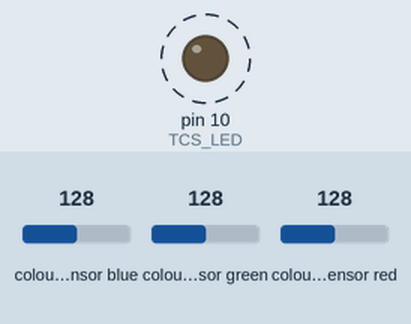
Simulated run of this sketch. Board: Arduino Uno, built with avr-gcc and run on an emulated ATmega328P. Shown: output pins drawn as LEDs (lit = HIGH). Wiring (inferred from the names in the program): TCS3200 colour sensor: output pin 8; S2 pin 6; S3 pin 7; S0 pin 4; S1 pin 5. Dashed ring = blinking. Inputs (shaded band) come from the test bench; at power-on: colour sensor blue 128, colour sensor green 128, colour sensor red 128. Pins used as bus, display or sensor lines are not drawn; what the sketch prints to the serial monitor is not drawn.

Above: at 0.03 s.
Timing chart, 0 to 3.0 s (numbered marks = the images above):
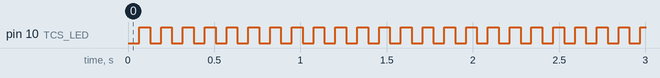

Measured:
- by itself, pin 10 (TCS_LED): alternates HIGH for 0.06 s and LOW for 0.06 s

The sketch:

ColorClassifier.ino
```cpp
// Live cyan-vs-black disc classifier for the TCS3200 using LED ambient
// subtraction + a simple BLUE-channel threshold — the same read the P.A.R.
// scan now uses (see ../../Arduino Code/PARMain/PARMain.ino). The old tiny
// ternary transformer model is gone: with the LED illumination bank the two
// faces separate by ~10x on the BLUE channel, so a fixed cut is all that's
// needed. classifier.h / model_weights.h remain on disk but are unreferenced.
//
// Each loop does one ambient-subtracted read: a 5-frame RGBC average with the
// LEDs OFF (ambient) subtracted from a 5-frame average with the LEDs ON (lit),
// so room light cancels and the reading depends only on the disc + our LEDs.
// It thresholds the BLUE channel and prints timing + the FRONT/displayed color.

const unsigned long CYCLE_US = 30000UL;  // ~33 Hz reporting

const int TCS_S0  = 4;
const int TCS_S1  = 5;
const int TCS_S2  = 6;
const int TCS_S3  = 7;
const int TCS_OUT = 8;
const int TCS_LED = 10;  // illumination bank (NPN base); HIGH = on

// S2/S3 select the photodiode filter bank.
//
// These labels name the filter that is PHYSICALLY selected. The S2/S3 lines are
// crossed on this rig, so the datasheet's (S2,S3) -> filter table does not hold
// for values 1 and 2 -- the value assignments below already account for that.
// Everything downstream then reads straight: `b` holds blue, `c` holds clear,
// and classifyDisc thresholds `b`.
//
// !! classifyDisc MUST THRESHOLD BLUE. Blue separates the cyan disc face from
// !! the black one by 10.22x; CLEAR manages only 2.22x, so reading CLEAR would
// !! cut usable margin from 2.17x each way to 1.24x. These two values encode the
// !! wiring, so if S2/S3 are ever rewired straight they must move with it.
enum TcsFilter {
  TCS_RED = 0,    // commanded S2=L,S3=L -> RED
  TCS_CLEAR = 1,  // commanded S2=L,S3=H -> CLEAR (datasheet says BLUE)
  TCS_BLUE = 2,   // commanded S2=H,S3=L -> BLUE  (datasheet says CLEAR)
  TCS_GREEN = 3   // commanded S2=H,S3=H -> GREEN
};

static inline void tcsSelect(TcsFilter f) {
  digitalWrite(TCS_S2, (f & 0x02) ? HIGH : LOW);
  digitalWrite(TCS_S3, (f & 0x01) ? HIGH : LOW);
}

static inline unsigned long tcsReadFrequencyHz() {
  unsigned long halfUs = pulseIn(TCS_OUT, HIGH, 100000UL);
  if (halfUs == 0) return 0;
  return 500000UL / halfUs;
}

// Average 5 consecutive RGBC frames (2ms-paced) at the current head position and
// current illumination. Called twice per read by readAmbientSubtracted() — once
// LEDs-off, once LEDs-on.
void tcsReadRGBC(unsigned long& r, unsigned long& g,
                 unsigned long& b, unsigned long& c) {
  uint32_t sr = 0, sg = 0, sb = 0, sc = 0;
  for (int i = 0; i < 5; i++) {
    tcsSelect(TCS_RED);   delay(2); sr += tcsReadFrequencyHz();
    tcsSelect(TCS_GREEN); delay(2); sg += tcsReadFrequencyHz();
    tcsSelect(TCS_CLEAR); delay(2); sc += tcsReadFrequencyHz();
    tcsSelect(TCS_BLUE);  delay(2); sb += tcsReadFrequencyHz();
  }
  r = sr / 5;
  g = sg / 5;
  b = sb / 5;
  c = sc / 5;
}

// LED settle after toggling the illumination bank before reading.
const int LED_SETTLE_MS = 20;

// One ambient-subtracted RGBC read: LEDs-off average subtracted from LEDs-on
// average. Room light shows up in both and cancels. Negatives clamped to 0.
// Verbatim from PARMain.ino. LEDs left off after.
void readAmbientSubtracted(long& r, long& g, long& b, long& c) {
  unsigned long ar, ag, ab, ac, lr, lg, lb, lc;
  digitalWrite(TCS_LED, LOW);  delay(LED_SETTLE_MS); tcsReadRGBC(ar, ag, ab, ac);
  digitalWrite(TCS_LED, HIGH); delay(LED_SETTLE_MS); tcsReadRGBC(lr, lg, lb, lc);
  digitalWrite(TCS_LED, LOW);
  r = (long)lr - (long)ar; if (r < 0) r = 0;
  g = (long)lg - (long)ag; if (g < 0) g = 0;
  b = (long)lb - (long)ab; if (b < 0) b = 0;
  c = (long)lc - (long)ac; if (c < 0) c = 0;
}

// Disc classification by a SIMPLE THRESHOLD on the ambient-subtracted BLUE
// channel. The result is the FRONT/displayed color (1 = cyan/on, 0 = black/off).
// The sensor views the BACK of each disc: an ON disc (cyan front) shows its BLACK
// back and reads LOW blue; an OFF disc (black front) shows its cyan back and
// reads HIGH blue. So on = BLUE below the threshold. Value sits in the wide gap
// between the on-cluster (~1.8k) and off-cluster (~16k).
// Thresholds the BLUE channel (S2/S3 are crossed -- see the enum). RETIRED
// sketch: the live rig uses SCAN_ON_BLUE_MAX = 3535, not 6000.
const long SCAN_ON_BLUE_MAX = 6000;   // ambient-sub BLUE < this => cyan/on (front)
static inline uint8_t classifyDisc(long b) { return (b < SCAN_ON_BLUE_MAX) ? 1 : 0; }

void setup() {
  Serial.begin(115200);
  while (!Serial);

  pinMode(TCS_S0, OUTPUT);
  pinMode(TCS_S1, OUTPUT);
  pinMode(TCS_S2, OUTPUT);
  pinMode(TCS_S3, OUTPUT);
  pinMode(TCS_OUT, INPUT);
  pinMode(TCS_LED, OUTPUT);
  digitalWrite(TCS_LED, LOW);

  // 20% output-frequency scaling, matching ColorSensorStream/PARMain.
  digitalWrite(TCS_S0, HIGH);
  digitalWrite(TCS_S1, LOW);
  tcsSelect(TCS_BLUE);  // idle on the channel classifyDisc reads

  Serial.println(F("ColorClassifier ready (LED ambient-subtract + BLUE-channel threshold)"));
  Serial.println(F("r,g,b,c   label   us_read"));
}

void loop() {
  unsigned long cycleStart = micros();

  unsigned long t0 = micros();
  long r, g, b, c;
  readAmbientSubtracted(r, g, b, c);
  unsigned long t1 = micros();

  bool cyan = classifyDisc(b);  // FRONT/displayed color

  Serial.print(r); Serial.print(',');
  Serial.print(g); Serial.print(',');
  Serial.print(b); Serial.print(',');
  Serial.print(c); Serial.print('\t');
  Serial.print(cyan ? F("CYAN ") : F("BLACK")); Serial.print('\t');
  Serial.println(t1 - t0);

  unsigned long elapsed = micros() - cycleStart;
  if (elapsed < CYCLE_US) delayMicroseconds(CYCLE_US - elapsed);
}
```
